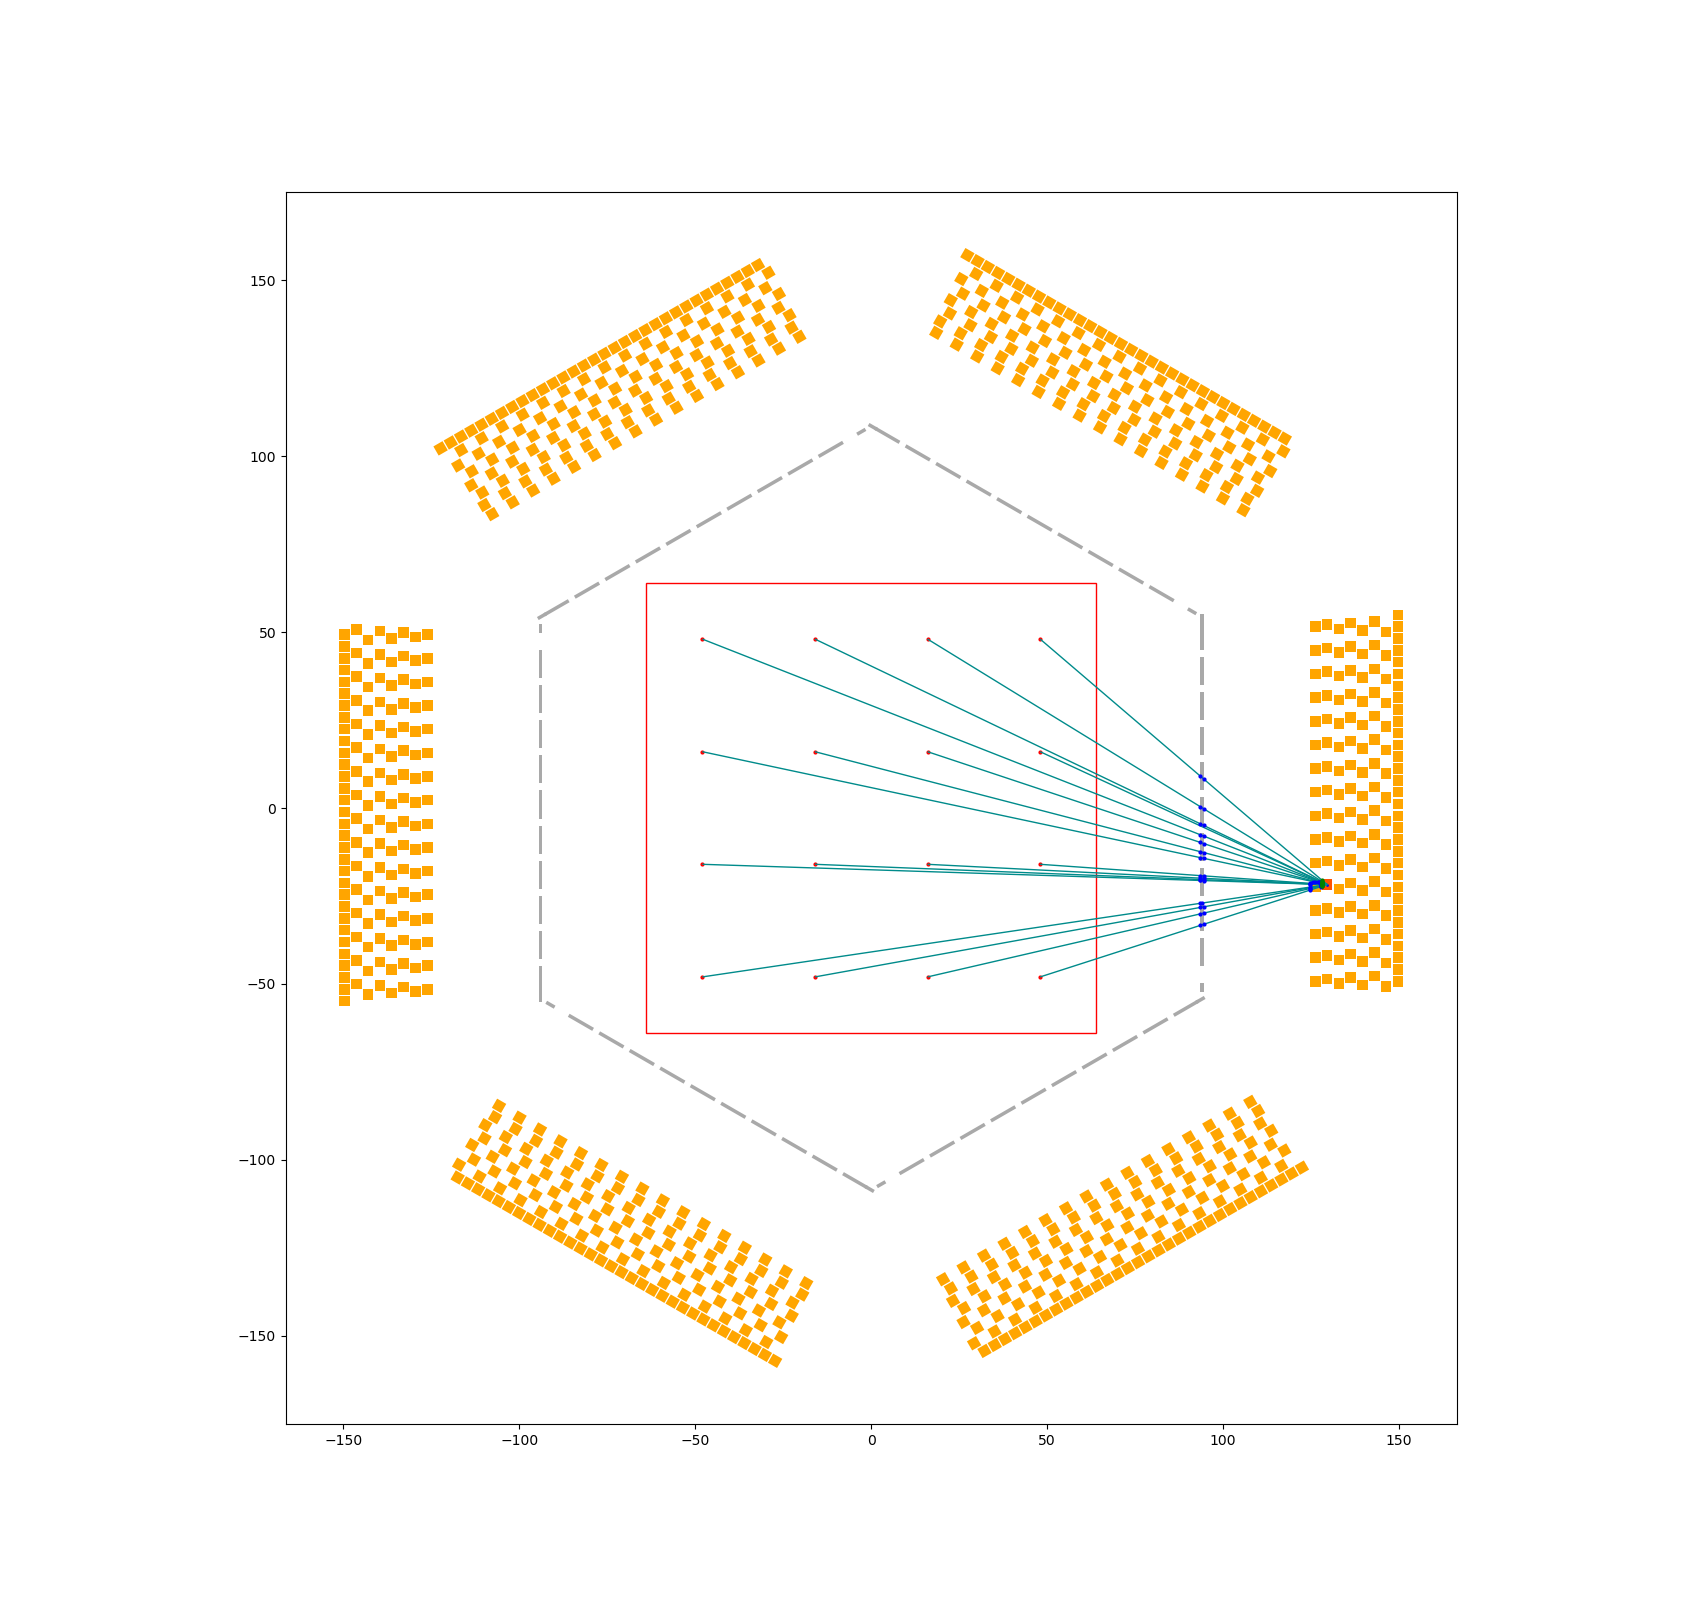

The Python source for this figure:
import torch
import numpy as np
import matplotlib.pyplot as plt
from matplotlib.patches import Polygon
from matplotlib.collections import PatchCollection, LineCollection


def get_rects_verts_2d(rects):
    return torch.stack(
        [
            rects[:, 0, :2],
            rects[:, 0, :2] + rects[:, 1, :2],
            rects[:, 0, :2] + rects[:, 1, :2] + rects[:, 2, :2],
            rects[:, 0, :2] + rects[:, 2, :2],
        ],
        dim=1,
    )


def rects_edges_2d(rects):
    verts = get_rects_verts_2d(rects)
    edges = torch.stack(
        [
            verts[:, (0, 1)],
            verts[:, (1, 2)],
            verts[:, (2, 3)],
            verts[:, (3, 0)],
        ],
        dim=1,
    )
    return edges


def get_rays(
    pa_arr: torch.Tensor, pb_arr: torch.Tensor, device: torch.device
) -> torch.Tensor:
    """
    Get rays from array of points a and array of points b
    """
    npa = pa_arr.shape[0]
    npb = pb_arr.shape[0]
    return torch.stack(
        (
            pa_arr.view(-1, 1, 2).expand(-1, npb, -1),
            pb_arr.view(1, -1, 2).expand(npa, -1, -1),
        ),
        dim=2,
    )


def abrays_cut_rects_2d(
    pa_arr: torch.Tensor,
    pb_arr: torch.Tensor,
    edges: torch.Tensor,
    device: torch.device,
):
    """
    Cut rays with line segments (edges)
    """

    n_pa = pa_arr.shape[0]
    n_pb = pb_arr.shape[0]
    n_rects = edges.shape[0]
    rays = get_rays(pa_arr, pb_arr, device)
    v1 = rays[:, :, 1] - rays[:, :, 0]
    v2 = edges[:, :, 0] - edges[:, :, 1]
    # try:
    v3 = edges[:, :, 0].view(1, -1, 4, 2).expand(n_pa, -1, -1, -1) - pa_arr.view(
        -1, 1, 1, 2
    ).expand(-1, n_rects, 4, -1)

    # cramer's rule
    v1 = v1.view(n_pa, n_pb, 1, 1, 2).expand(-1, -1, n_rects, 4, -1)
    v2 = v2.view(1, 1, n_rects, 4, 2).expand(n_pa, n_pb, -1, -1, -1)
    v3 = v3.view(n_pa, 1, n_rects, 4, 2).expand(-1, n_pb, -1, -1, -1)
    det = v1[:, :, :, :, 0] * v2[:, :, :, :, 1] - v1[:, :, :, :, 1] * v2[:, :, :, :, 0]
    t = torch.where(
        det != 0,
        (v3[:, :, :, :, 0] * v2[:, :, :, :, 1] - v2[:, :, :, :, 0] * v3[:, :, :, :, 1])
        / det,
        -1,
    )
    s = torch.where(
        det != 0,
        (v1[:, :, :, :, 0] * v3[:, :, :, :, 1] - v1[:, :, :, :, 1] * v3[:, :, :, :, 0])
        / det,
        -1,
    )
    t[t > 1] = float("nan")
    t[t < 0] = float("nan")
    t = torch.where((s <= 1) * (s >= 0), t, float("nan"))
    index = torch.argwhere(~torch.isnan(t))
    return t[index[:, 0], index[:, 1], index[:, 2], index[:, 3]], index


def get_fov_centers_2d(npx_xy, mmppx_xy, device: torch.device):
    gridx, gridy = torch.meshgrid(
        torch.arange(npx_xy[0], device=device),
        torch.arange(npx_xy[1], device=device),
        indexing="ij",
    )
    fov_dims = npx_xy * mmppx_xy
    return (
        torch.stack((gridx, gridy), dim=-1) + torch.tensor([0.5, 0.5])
    ) * mmppx_xy - fov_dims * 0.5


def plot_cuboids(cuboids, ax, alpha=1, fc="r", ec="none"):
    verts = get_rects_verts_2d(cuboids.view(-1, 4, 3))
    patches = []
    for vert in verts:
        polygon = Polygon(vert, closed=True)
        patches.append(polygon)

    p = PatchCollection(patches, fc=fc, ec=ec, alpha=alpha)
    ax.add_collection(p)


# def get_scanner_cuboids(scanner_id):
#     scanner_cuboids_data_dir = "scanner_cuboids_data"
#     with np.load(
#         f"{scanner_cuboids_data_dir}/scanner_cuboids_{scanner_id:03d}.npz"
#     ) as data:
#         xtal_cuboids = torch.tensor(data["crystal cuboids"])
#         plate_cuboids = torch.tensor(data["plate cuboids"])
#     return xtal_cuboids, plate_cuboids


def get_scanner_cuboids(fpath: str):
    with np.load(fpath) as data:
        xtal_cuboids = torch.tensor(data["crystal cuboids"])
        plate_cuboids = torch.tensor(data["plate cuboids"])
    return xtal_cuboids, plate_cuboids


def plot_scanner(xtal_cuboids, plate_cuboids, ax):
    plot_cuboids(xtal_cuboids, ax, alpha=1, fc="orange")
    plot_cuboids(plate_cuboids, ax, fc="darkgray")


def plot_cuboid(id, xtal_cuboids, ax, fc="r", ec="none"):
    plot_cuboids(xtal_cuboids.view(-1, 4, 3)[id], ax, fc=fc, ec=ec, alpha=0.5)


def get_rect_center_2d(rect):
    return rect[0, :2] + 0.5 * rect[1, :2] + 0.5 * rect[2, :2]


if __name__ == "__main__":

    device = torch.device("cpu")

    scanner_id = 0
    xtal_id = 20
    fov_npx = torch.tensor([4, 4])
    fov_mmppx = torch.tensor([32, 32])
    fov_dims = fov_npx * fov_mmppx
    xtal_cuboids, plate_cuboids = get_scanner_cuboids("./detector_cuboids.npz")

    # concatenate plate cubois and other xtal cuboids
    other_cuboids = torch.cat(
        [
            plate_cuboids.view(-1, 4, 3),
            xtal_cuboids.view(-1, 4, 3)[:xtal_id],
            xtal_cuboids.view(-1, 4, 3)[xtal_id + 1 :],
        ]
    )
    pa_arr = get_fov_centers_2d(fov_npx, fov_mmppx, device)
    pb_arr = get_rect_center_2d(xtal_cuboids.view(-1, 4, 3)[xtal_id])
    rays = get_rays(pa_arr.view(-1, 2), pb_arr.view(-1, 2), device)

    ## Ray tracing on the crystal itself
    edges_self = rects_edges_2d(
        xtal_cuboids.view(-1, 4, 3)[xtal_id, :3, :2].view(1, 3, 2)
    )

    ### Ray tracing
    t_self, t_idx_self = abrays_cut_rects_2d(
        pa_arr.view(-1, 2), pb_arr.view(1, 2), edges_self, device
    )

    rays_cut_self = rays[t_idx_self[:, 0], t_idx_self[:, 1]]
    cuts_self = rays_cut_self[:, 0] + t_self.view(-1, 1) * (
        rays_cut_self[:, 1] - rays_cut_self[:, 0]
    )

    ## Ray tracing on the plates and other crystals

    edges_other = rects_edges_2d(other_cuboids[:, :3, :2])
    n_other_cuboids = other_cuboids.shape[0]

    ### Ray tracing
    t_other, t_idx_other = abrays_cut_rects_2d(
        pa_arr.view(-1, 2), pb_arr.view(1, 2), edges_other, device
    )

    rays_cut_other = rays[t_idx_other[:, 0], t_idx_other[:, 1]]

    cuts_other = rays_cut_other[:, 0] + t_other.view(-1, 1) * (
        rays_cut_other[:, 1] - rays_cut_other[:, 0]
    )

    ### Get the line segments length
    dl_len_self = torch.linalg.norm(
        rays_cut_self[:, 1] - rays_cut_self[:, 0], dim=1
    ) * (1 - t_self)
    dl_len_other = torch.abs(t_other[1::2] - t_other[::2]) * torch.linalg.norm(
        rays_cut_other[::2, 1] - rays_cut_other[::2, 0], dim=1
    )

    mu_tensor_plate = torch.tensor(3.5).expand(plate_cuboids.view(-1, 4, 3).shape[0])
    mu_tensor_xtal = torch.tensor(0.475).expand(xtal_cuboids.view(-1, 4, 3).shape[0])
    print(f'{"shape of mu_tensor_plate:":32s}', mu_tensor_plate.shape)
    print(f'{"shape of mu_tensor_xtal:":32s}', mu_tensor_xtal.shape)
    mu_tensor_other = torch.cat((mu_tensor_plate, mu_tensor_xtal[1:]))

    n_pa = pa_arr.view(-1, 2).shape[0]
    n_pb = pb_arr.view(-1, 2).shape[0]
    mu_other = mu_tensor_other[t_idx_other[::2][:, 2]]
    dlmu_attenu_tensor = torch.sparse_coo_tensor(
        t_idx_other[::2][:, :3].t(),
        dl_len_other * mu_other,
        (n_pa, n_pb, n_other_cuboids),
    )
    dlmu_absorb = dl_len_self * mu_tensor_xtal[xtal_id]

    print(f'{"shape of dlmu_attenu_tensor:":32s}', dlmu_attenu_tensor.shape)
    print(f'{"shape of dlmu_absorb:":32s}', dlmu_absorb.shape)
    ## Plotting

    fig = plt.figure(figsize=(17, 16))
    ax = fig.add_subplot(111)
    ax.set_aspect("equal")

    plot_scanner(xtal_cuboids, plate_cuboids, ax)
    plot_cuboid(xtal_id, xtal_cuboids, ax)

    # ax.pcolormesh(ppdf, ,edgecolors="black", linewidth=0.5)
    ax.add_patch(
        plt.Rectangle(
            -fov_dims * 0.5,
            fov_npx[0] * fov_mmppx[0],
            fov_npx[1] * fov_mmppx[1],
            fill=False,
            edgecolor="red",
        )
    )
    # ax.plot(0, 0)

    ax.plot(pb_arr[0], pb_arr[1], "o", ms=1, color="b")
    ax.plot(pa_arr.view(-1, 2)[:, 0], pa_arr.view(-1, 2)[:, 1], "o", ms=2, c="r")
    lines = rays.view(-1, 2, 2).numpy()
    lines_segs = LineCollection(lines, colors="darkcyan", linewidths=1)
    ax.add_collection(lines_segs)
    ax.plot(cuts_other[:, 0], cuts_other[:, 1], "o", ms=2, c="blue")
    ax.plot(cuts_self[:, 0], cuts_self[:, 1], "o", ms=2, c="green")
    print("save figure to ray2d_torch_dev.png")
    fig.savefig("ray2d_torch_dev.png")
    plt.show()
# ax.set_xlim(110,160)
# ax.set_ylim(-60,-40)
